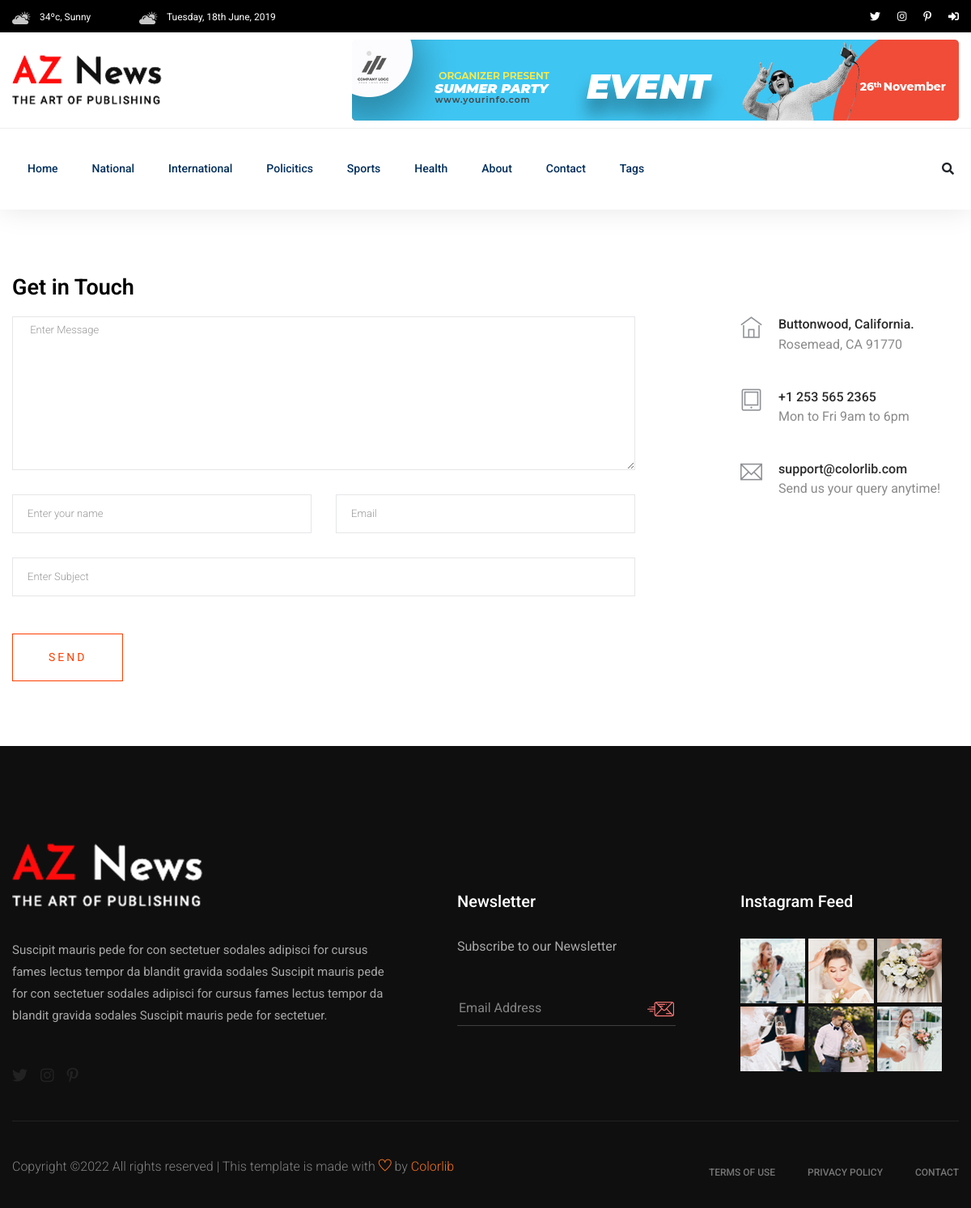
Page /contact/ on the committed database.
### personal_blog/models.py (models this page shows, shortened)
class TimeStampModel(models.Model):
    created_at = models.DateTimeField(auto_now_add=True)
    updated_at = models.DateTimeField(auto_now=True)
    class Meta:
        abstract = True  # does not create table for TimeStampModel

class Category(TimeStampModel):
    name = models.CharField(max_length=30)
    class Meta:
        verbose_name = "Category"
        verbose_name_plural = "Categories"

### personal_blog/views.py (the view, shortened to what this page needs)
class ContactView(View):
    template_name = "aznews/contact.html"
    form_class = ContactForm
    def get(self, request, *args, **kwargs):
        return render(request, self.template_name)

### personal_blog/navigation_context_processor.py (called while the page is built)
def navigation(request):
    categories = Category.objects.all()
    tags = Tag.objects.all()
    top_posts = Post.objects.filter(status="published").order_by("-views_count")[:6]
    return {
        "categories": categories,
        "tags": tags,
        "top_posts": top_posts,
    }

### templates/aznews/contact.html (shortened to what this page needs)
{% extends "aznews/base.html" %}
{% block content %}
  <section class="contact-section">
    <div class="container">
      <div class="row">
        <div class="col-12">
          <h2 class="contact-title">Get in Touch</h2>
        </div>
        <div class="col-lg-8">
          <form class="form-contact contact_form"
                action=""
                method="post"
                id="contactForm"
                novalidate="novalidate">
            <div class="row">
              <div class="col-12">
                <div class="form-group">
                  <textarea class="form-control w-100"
                            name="message"
                            id="message"
                            cols="30"
                            rows="9"
                            onfocus="this.placeholder = ''"
                            onblur="this.placeholder = 'Enter Message'"
                            placeholder=" Enter Message"></textarea>
                </div>
              </div>
              <div class="col-sm-6">
                <div class="form-group">
                  <input class="form-control valid"
                         name="name"
                         id="name"
                         type="text"
                         onfocus="this.placeholder = ''"
                         onblur="this.placeholder = 'Enter your name'"
                         placeholder="Enter your name">
                </div>
              </div>
              <div class="col-sm-6">
                <div class="form-group">
                  <input class="form-control valid"
                         name="email"
                         id="email"
                         type="email"
                         onfocus="this.placeholder = ''"
                         onblur="this.placeholder = 'Enter email address'"
                         placeholder="Email">
                </div>
              </div>
              <div class="col-12">
                <div class="form-group">
                  <input class="form-control"
                         name="subject"
                         id="subject"
                         type="text"
                         onfocus="this.placeholder = ''"
                         onblur="this.placeholder = 'Enter Subject'"
                         placeholder="Enter Subject">
                </div>
              </div>
            </div>
            <div class="form-group mt-3">
              <button type="submit" class="button button-contactForm boxed-btn">Send</button>
            </div>
          </form>
        </div>
        <div class="col-lg-3 offset-lg-1">
          <div class="media contact-info">
            <span class="contact-info__icon"><i class="ti-home"></i></span>
            <div class="media-body">
              <h3>Buttonwood, California.</h3>
              <p>Rosemead, CA 91770</p>
            </div>
          </div>
          <div class="media contact-info">
            <span class="contact-info__icon"><i class="ti-tablet"></i></span>
            <div class="media-body">
              <h3>+1 253 565 2365</h3>
              <p>Mon to Fri 9am to 6pm</p>
            </div>
          </div>
          <div class="media contact-info">
            <span class="contact-info__icon"><i class="ti-email"></i></span>
            <div class="media-body">
              <h3>support@colorlib.com</h3>
              <p>Send us your query anytime!</p>
            </div>
          </div>
        </div>
      </div>
    </div>
  </section>
{% endblock content %}

### templates/aznews/header/header_bottom.html (shortened to what this page needs)
{% load static %}
<div class="header-bottom header-sticky">
  <div class="container">
    <div class="row align-items-center">
      <div class="col-xl-10 col-lg-10 col-md-12 header-flex">
        <div class="main-menu d-none d-md-block">
          <nav>
            <ul id="navigation">
              <li>
                <a href="/">Home</a>
              </li>
              {% for category in categories  %}
                <li>
                  <a href="{% url 'post-by-category' category.pk %}">{{ category.name }}</a>
                </li>
              {% endfor %}
              <li>
                <a href="{% url 'about' %}">About</a>
              </li>
              <li>
                <a href="{% url 'contact' %}">Contact</a>
              </li>
              <li>
                <a href="#">Tags</a>
              </li>
            </ul>
          </nav>
        </div>
      </div>
      <div class="col-xl-2 col-lg-2 col-md-4">
        <div class="header-right-btn f-right d-none d-lg-block">
          <i class="fas fa-search special-tag"></i>
        </div>
      </div>
      <div class="col-12">
      </div>
    </div>
  </div>
</div>

### rows in the picture
Category: name "National"
Category: name "International"
Category: name "Policitics"
Category: name "Sports"
Category: name "Health"
